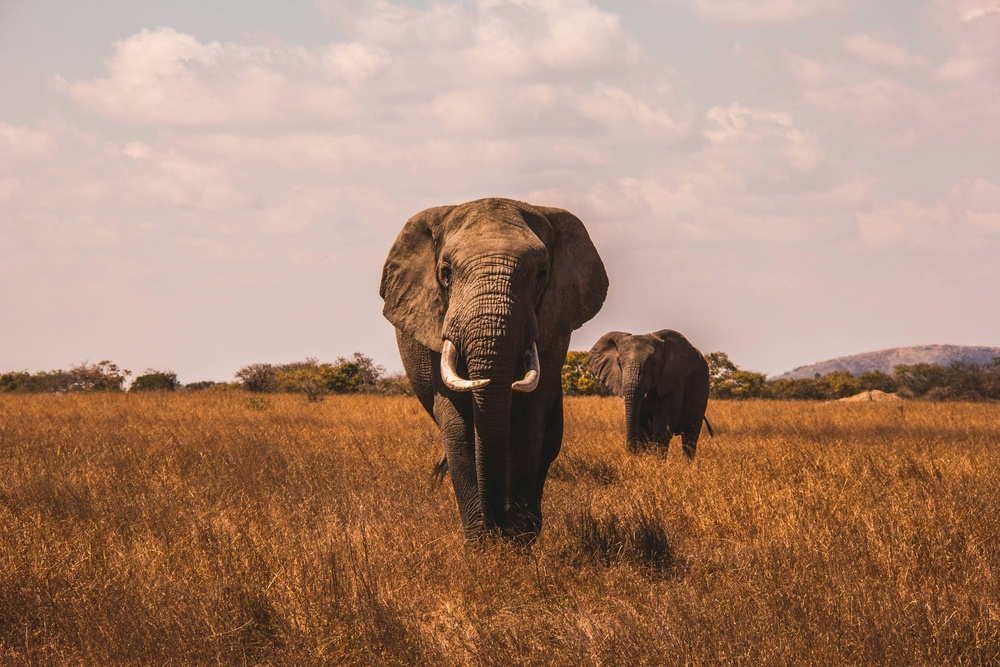
#> input picture assets/beispielbilder/aj-robsin-BuQ1RZckYW4-unsplash.jpg, 1000 x 667 px, shrunk from 2048 x 1365 before the run
$ python -i horizon.py   (imports and definitions only)
#> lines starting #> are read from the running program, lines starting #| are printed output that depends on the picture; after the words box and inside, x2 and y2 are one past the last pixel; in counts of white or black regions, pixels touching at a corner belong together
#> further down, picture is the input picture: PIL image 1000x667 RGB; mean R, G, B 170.4, 135.5, 115.4
from __future__ import annotations

import math

import numpy as np
from PIL import Image

# Eigenstaendiges Modul (analog aesthetics.py) - haelt den lokalen cv2-Import (siehe
# compute_horizon_tilt_score) auf genau den Importpfad begrenzt, der ihn tatsaechlich braucht,
# dasselbe Muster wie der lokale tensorflow-Import in aesthetics.py bzw. der lokale
# mediapipe-Import in classification.py::_to_mp_image. SICHERHEIT: `cv2.Canny`+`cv2.HoughLinesP`
# werden AUSSCHLIESSLICH auf einem bereits ueber Pillow dekodierten Graustufen-Array angewendet -
# nie `cv2.imread`/`cv2.imdecode`, Pillow bleibt die alleinige Bild-I/O-Bibliothek im Projekt. Die
# historisch CVE-traechtigsten OpenCV-Codepfade (Bild-/Video-Decoder) werden dadurch strukturell
# nicht erreicht.

# Canny-Schwellwerte (unkalibriert dokumentiert, gleiche Klasse wie
# scoring.py::SHARPNESS_REJECT_THRESHOLD und classification.py::UNIFORM_TILE_VARIANCE_THRESHOLD -
# kein Fotokorpus im Repo zur Kalibrierung).
_HORIZON_CANNY_LOW = 50
_HORIZON_CANNY_HIGH = 150

# cv2.HoughLinesP-Parameter (ebenfalls unkalibriert, wie oben).
_HOUGH_RHO = 1.0
_HOUGH_THETA = math.pi / 180
_HOUGH_THRESHOLD = 50
_HOUGH_MIN_LINE_LENGTH = 40
_HOUGH_MAX_LINE_GAP = 10

# Maximale Abweichung von der Horizontalen, ab der eine Hough-Linie ueberhaupt als
# Horizont-Kandidat gilt - schliesst nahezu vertikale Strukturen (Gebaeudekanten, Tuerrahmen) aus,
# die keine Horizont-Kandidaten sind. Grenze selbst zaehlt noch als Kandidat (inklusiver
# Vergleich, `>` statt `>=` beim Ausschluss - konsistent mit der projektweiten
# `>=`-Einschluss-Konvention bei Schwellwertvergleichen, durch Testfall gepinnt).
HORIZON_MAX_CANDIDATE_ANGLE = 45.0

# Maximale Winkelabweichung, ab der der Score auf 0.0 geklemmt wird - eine Linie exakt bei dieser
# Grenze ergibt score == 0.0 (nicht negativ, durch Testfall gepinnt).
HORIZON_MAX_PENALIZED_ANGLE_DEGREES = 15.0

# Kein Kandidat gefunden (z.B. Portrait-Nahaufnahme ohne Linienstruktur) -> neutraler, NIE
# niedriger Fallback (bewusste Abweichung von der goldener_schnitt-Praezedenz): die Abwesenheit
# einer geraden Struktur ist kein Hinweis auf eine schiefe Aufnahme - ein niedriger Fallback wuerde
# eine ganze Klasse legitimer Fotos (z.B. Portraits ohne Horizont) systematisch abwerten.
_NO_CANDIDATE_FALLBACK_SCORE = 0.5


def _line_angle_degrees(x1: float, y1: float, x2: float, y2: float) -> float:
    """Winkel einer Hough-Linie zur Horizontalen in Grad, normiert auf (-90, 90]. Eine
    HoughLinesP-Linie hat keine Richtung (Endpunkt-Reihenfolge (x1,y1)-(x2,y2) ist gleichwertig zu
    (x2,y2)-(x1,y1)) - der rohe atan2-Winkel wird deshalb auf eine Halbebene reduziert, bevor er
    gegen die Kandidaten-/Penalisierungsgrenzen geprueft wird."""
    angle = math.degrees(math.atan2(y2 - y1, x2 - x1))
    if angle > 90:
        angle -= 180
    elif angle <= -90:
        angle += 180
    return angle


def _select_dominant_candidate_angle(lines: np.ndarray | None) -> float | None:
    """Filtert die von cv2.HoughLinesP gelieferten Kandidatenlinien auf
    +-HORIZON_MAX_CANDIDATE_ANGLE und waehlt die LAENGSTE als Gewinner ("laengste Kandidatenlinie
    gewinnt"). `lines` hat je nach cv2-Version die Form (N, 1, 4) oder (N, 4) - `reshape(-1, 4)`
    normiert beide auf dieselbe Iteration, ohne von der genauen Form abzuhaengen.

    Tie-Break bei exakt gleicher Laenge: die ZUERST in `lines` auftretende Linie behaelt Vorrang
    (striktes `>`, nicht `>=`) - macht das Ergebnis deterministisch, sobald `lines` feststeht,
    unabhaengig von einer zwischen cv2-Versionen nicht garantierten internen
    Rueckgabereihenfolge. Bricht in
    tests/test_horizon.py::TestSelectDominantCandidateAngle."""
    if lines is None:
        return None
    best_length = -1.0
    best_angle: float | None = None
    for row in np.asarray(lines).reshape(-1, 4):
        x1, y1, x2, y2 = (float(value) for value in row)
        length = math.hypot(x2 - x1, y2 - y1)
        if length == 0:
            continue
        angle = _line_angle_degrees(x1, y1, x2, y2)
        if abs(angle) > HORIZON_MAX_CANDIDATE_ANGLE:
            continue
        if length > best_length:
            best_length = length
            best_angle = angle
    return best_angle


def _score_from_angle_deviation(angle_degrees: float) -> float:
    """`score = clip(1.0 - |Winkelabweichung| / HORIZON_MAX_PENALIZED_ANGLE_DEGREES, 0, 1)` - eine
    eigene, pure Funktion (analog aesthetics.py::compute_aesthetics_score), damit die Grenzfaelle
    exakt bei/jenseits HORIZON_MAX_PENALIZED_ANGLE_DEGREES unabhaengig von der (rasterungsbedingt
    nie beliebig exakt steuerbaren) echten Hough-Liniengeometrie gepinnt werden koennen."""
    return max(0.0, min(1.0, 1.0 - abs(angle_degrees) / HORIZON_MAX_PENALIZED_ANGLE_DEGREES))


def compute_horizon_tilt_score(image: Image.Image) -> float:
    """`horizont`-Kriterium: cv2.Canny + cv2.HoughLinesP auf der Graustufen-Variante des bereits
    via Pillow geladenen Bildes - lokaler cv2-Import (Modul-Kommentar oben). Kein Modell-Asset,
    kein SHA-256-Test noetig - Canny/Hough sind deterministische, klassische CV-Algorithmen ohne
    trainiertes Gewicht (CriterionSource.LOCAL_HEURISTIC, criteria.py)."""
    import cv2

    grayscale = np.asarray(image.convert("L"))
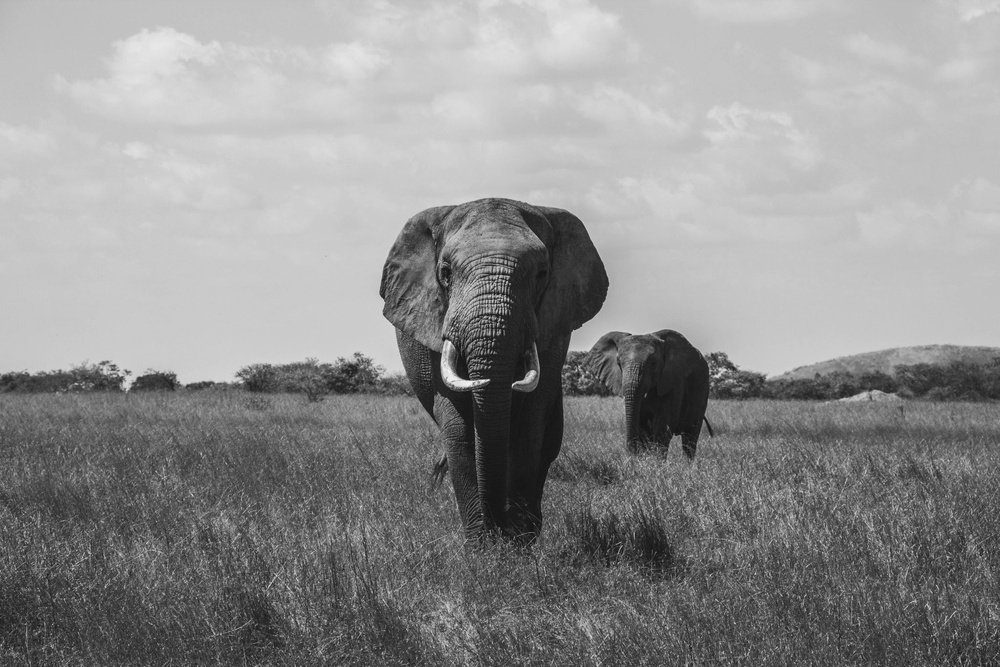
#> grayscale: shape (667, 1000); min 13, max 244, mean 143.6
    edges = cv2.Canny(grayscale, _HORIZON_CANNY_LOW, _HORIZON_CANNY_HIGH)
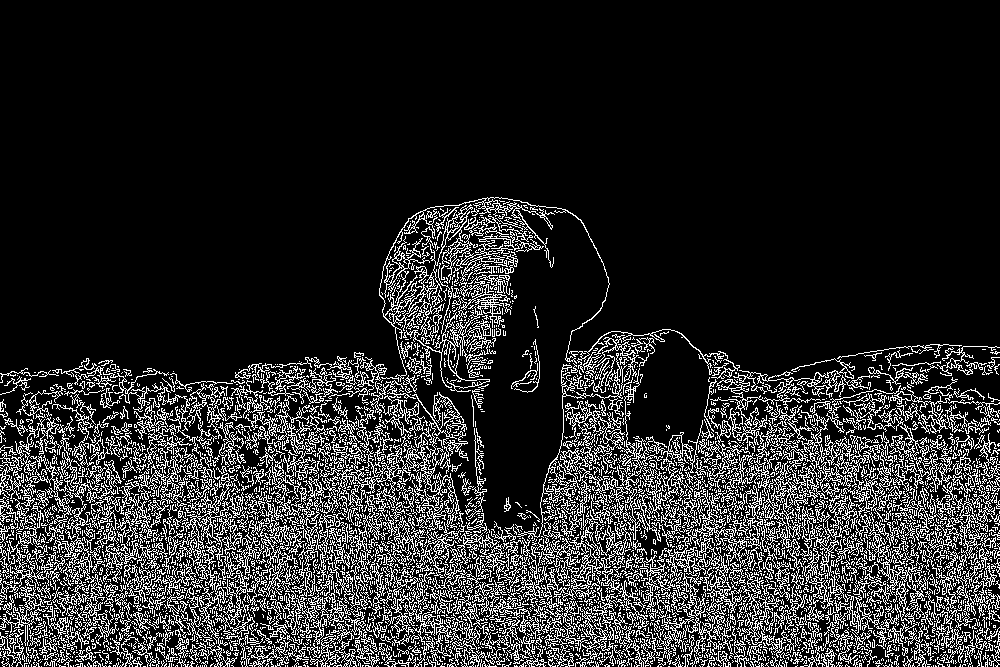
#> edges: shape (667, 1000); 16.1% white in thin lines or dots, all inside (x1, y1, x2, y2) = (0, 197, 1000, 667)
    lines = cv2.HoughLinesP(
        edges,
        _HOUGH_RHO,
        _HOUGH_THETA,
        _HOUGH_THRESHOLD,
        minLineLength=_HOUGH_MIN_LINE_LENGTH,
        maxLineGap=_HOUGH_MAX_LINE_GAP,
    )
#> lines = 1330 rows, first 6: [1, 550, 999, 533], [95, 645, 999, 598], [2, 587, 521, 542], [6, 617, 630, 540], [504, 594, 955, 547], [1, 532, 496, 523]
    angle = _select_dominant_candidate_angle(lines)
#> the loop in _select_dominant_candidate_angle, `for row in np.asarray(lines).reshape(-1, 4):` made 1330 passes
#> (x1, y1, x2, y2, length, angle, best_length, best_angle) on passes 1, 9, 33: (1, 550, 999, 533, 998.1, -0.976, 998.1, -0.976), (1, 591, 999, 539, 999.4, -2.98, 999.4, -2.98), (0, 657, 998, 604, 999.4, -3.04, 999.4, -3.04)
#> (x1, y1, x2, y2, length, angle) on passes 2 to 7: (95, 645, 999, 598, 905.2, -2.98), (2, 587, 521, 542, 520.9, -4.96), (6, 617, 630, 540, 628.7, -7.03), (504, 594, 955, 547, 453.4, -5.95), (1, 532, 496, 523, 495.1, -1.04), (540, 507, 931, 494, 391.2, -1.9)
#> after the loop in _select_dominant_candidate_angle, `for row in np.asarray(lines).reshape(-1, 4):`: best_angle = -3.04; best_length = 999.4
#> angle = -3.04
    if angle is None:
        return _NO_CANDIDATE_FALLBACK_SCORE
    return _score_from_angle_deviation(angle)

>>> from PIL import Image
>>> picture = Image.open('../../../assets/beispielbilder/aj-robsin-BuQ1RZckYW4-unsplash.jpg')
>>> result = compute_horizon_tilt_score(picture)
#> result = 0.797

$ run again, on assets/beispielbilder/charles-robert-k4CfXBfSlNg-unsplash.jpg
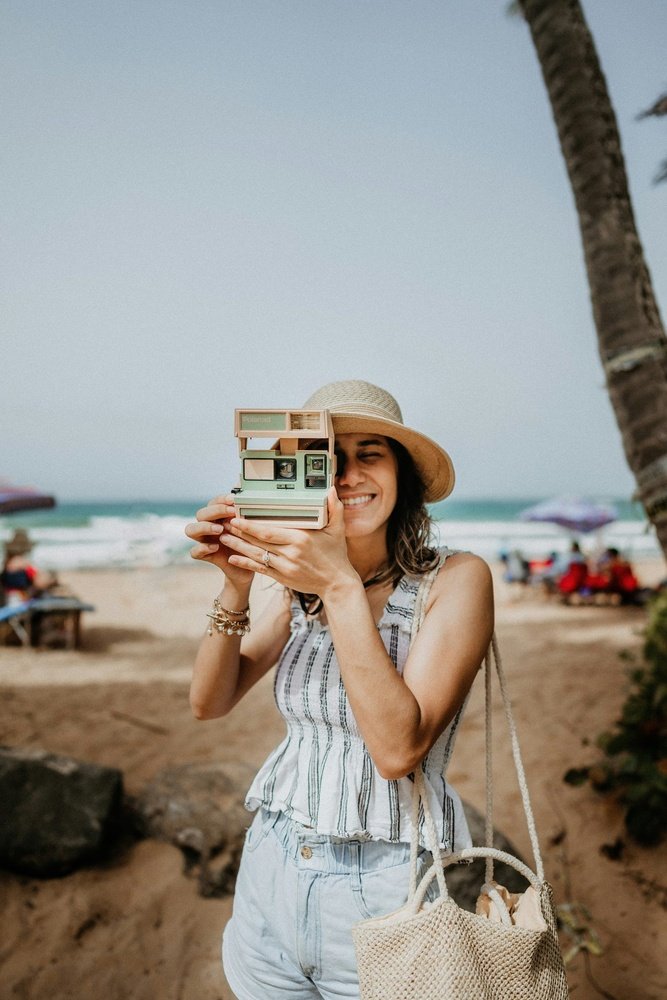
#> input picture assets/beispielbilder/charles-robert-k4CfXBfSlNg-unsplash.jpg, 667 x 1000 px, shrunk from 1365 x 2048 before the run
#> picture is the input picture: PIL image 667x1000 RGB; mean R, G, B 151.7, 148.6, 142.3
#> in compute_horizon_tilt_score, `grayscale = np.asarray(image.convert("L"))`:
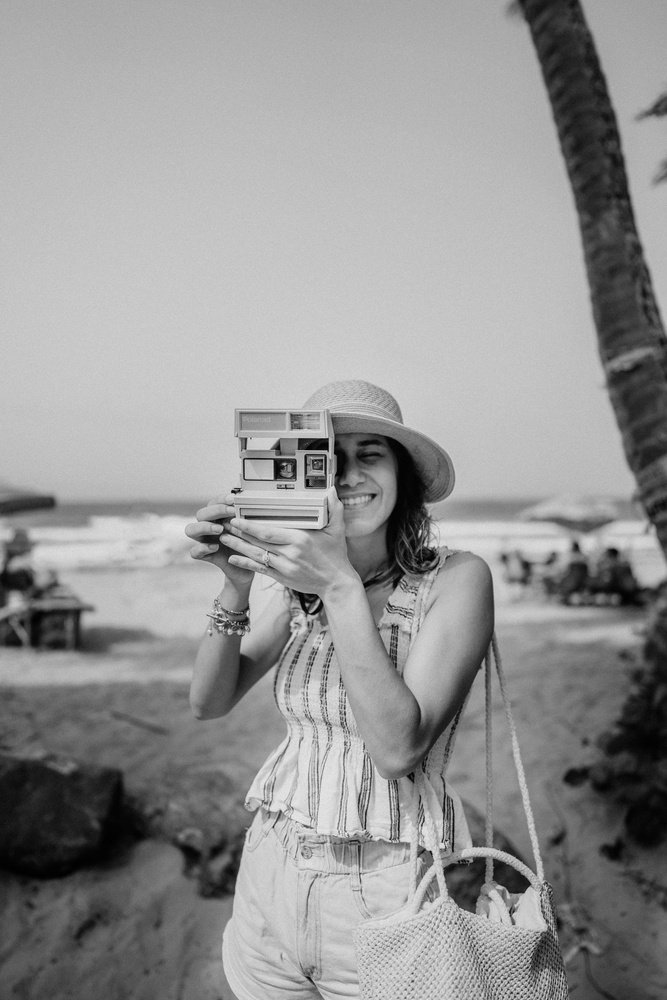
#> grayscale: shape (1000, 667); min 0, max 238, mean 148.8
#> in compute_horizon_tilt_score, `edges = cv2.Canny(grayscale, _HORIZON_CANNY_LOW, _HORIZON_CANNY_HIGH)`:
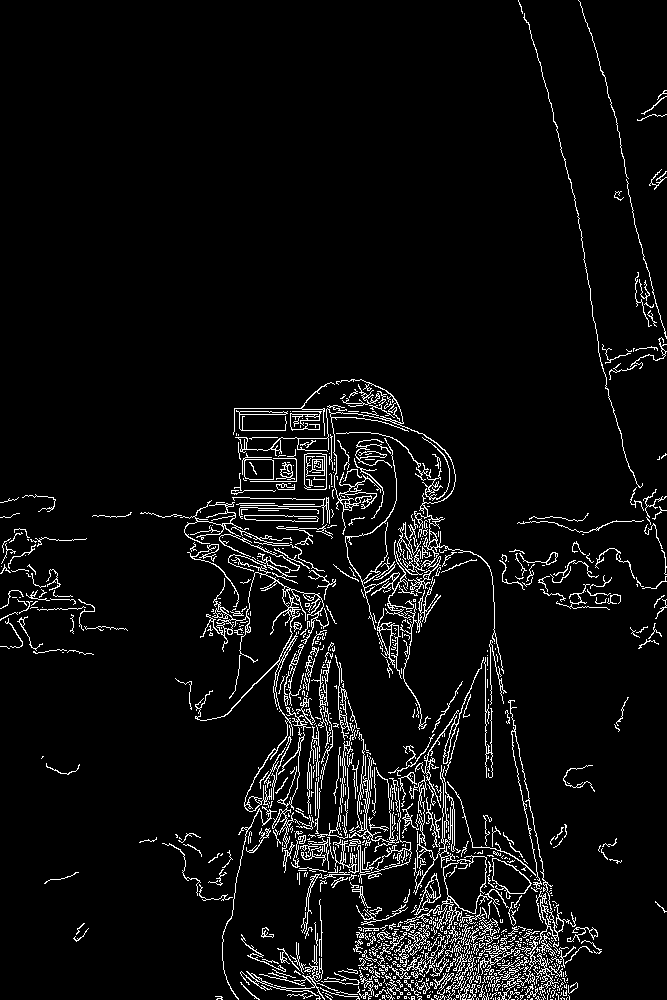
#> edges: shape (1000, 667); 5.4% white in thin lines or dots
#> lines = 459 rows, first 6: [279, 540, 300, 605], [447, 888, 467, 999], [391, 916, 415, 994], [317, 680, 331, 725], [372, 824, 386, 868], [176, 514, 234, 586]
#> the loop in _select_dominant_candidate_angle, `for row in np.asarray(lines).reshape(-1, 4):` made 459 passes
#> (x1, y1, x2, y2, length, angle, best_length, best_angle) on passes 12, 21: (363, 757, 469, 863, 149.9, 45, 149.9, 45), (336, 784, 551, 999, 304.1, 45, 304.1, 45)
#> after the loop in _select_dominant_candidate_angle, `for row in np.asarray(lines).reshape(-1, 4):`: best_angle = 45; best_length = 304.1
#> in compute_horizon_tilt_score, `angle = _select_dominant_candidate_angle(lines)`: angle = 45
#> result = 0

$ run again, on assets/beispielbilder/damiano-baschiera-hFXZ5cNfkOk-unsplash.jpg
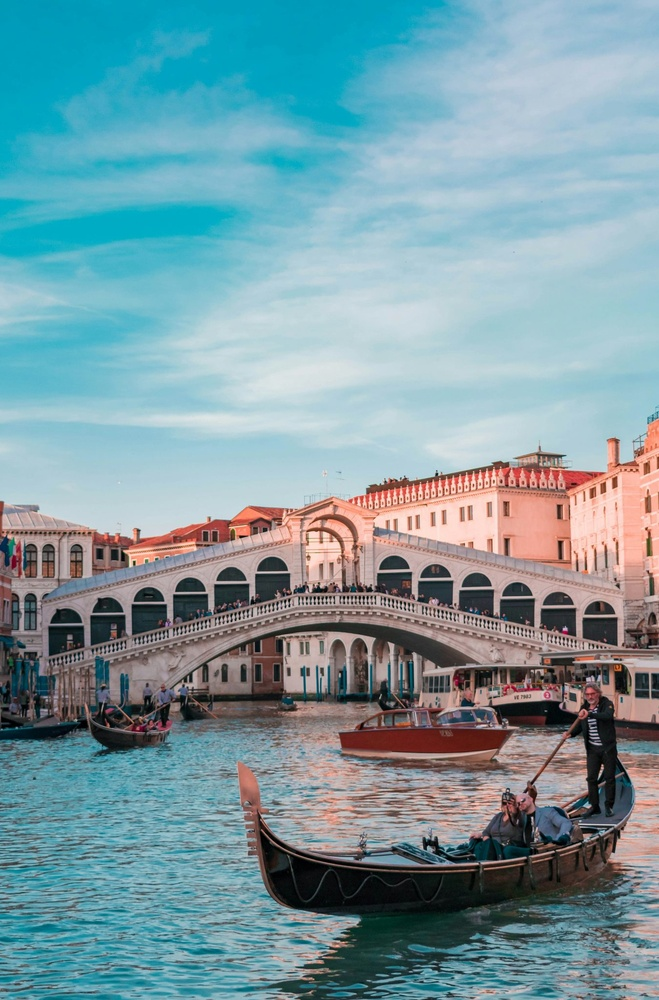
#> input picture assets/beispielbilder/damiano-baschiera-hFXZ5cNfkOk-unsplash.jpg, 659 x 1000 px, shrunk from 1350 x 2048 before the run
#> picture is the input picture: PIL image 659x1000 RGB; mean R, G, B 122.5, 154.4, 162.6
#> in compute_horizon_tilt_score, `grayscale = np.asarray(image.convert("L"))`:
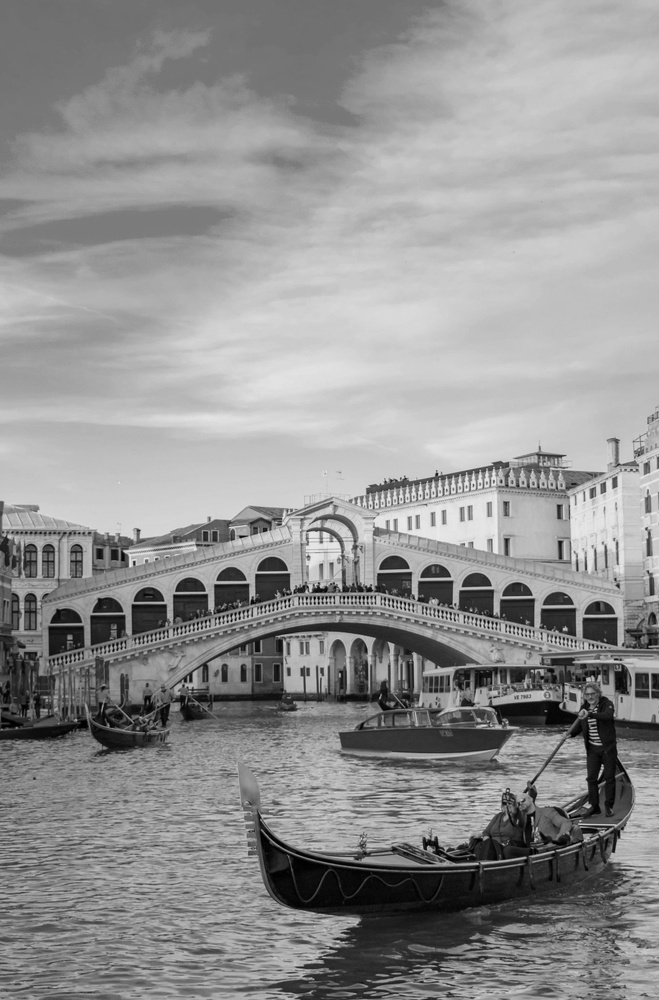
#> grayscale: shape (1000, 659); min 0, max 237, mean 145.8
#> in compute_horizon_tilt_score, `edges = cv2.Canny(grayscale, _HORIZON_CANNY_LOW, _HORIZON_CANNY_HIGH)`:
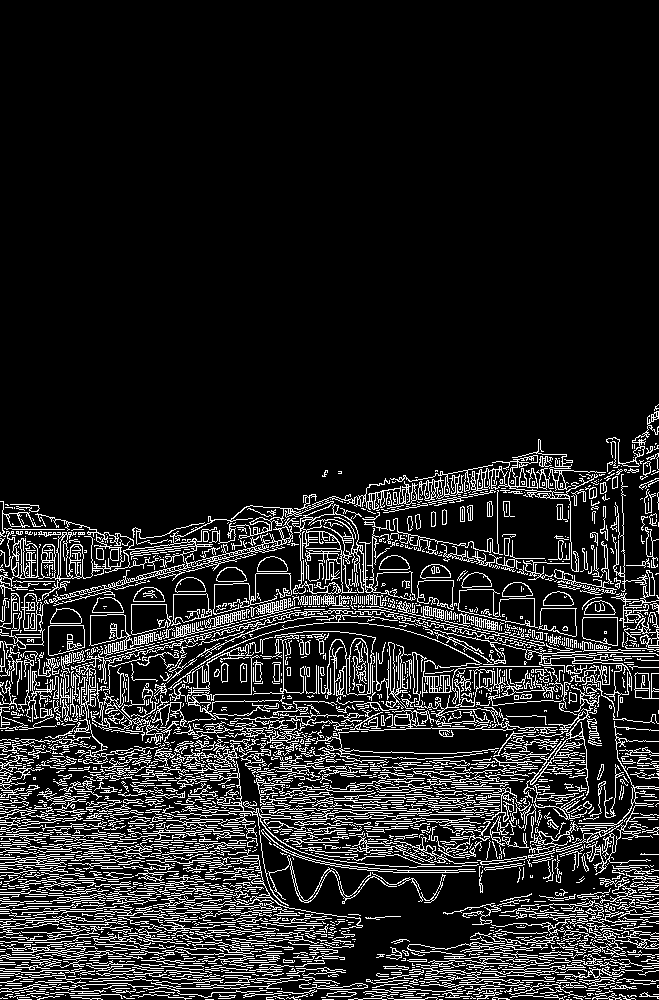
#> edges: shape (1000, 659); 13.2% white in thin lines or dots, all inside (x1, y1, x2, y2) = (0, 404, 659, 1000)
#> lines = 1529 rows, first 6: [240, 671, 444, 875], [0, 924, 133, 888], [160, 920, 301, 779], [98, 788, 404, 482], [109, 927, 238, 798], [401, 810, 514, 760]
#> the loop in _select_dominant_candidate_angle, `for row in np.asarray(lines).reshape(-1, 4):` made 1529 passes
#> (x1, y1, x2, y2, length, angle, best_length, best_angle) on passes 1, 4, 7, 14, 148: (240, 671, 444, 875, 288.5, 45, 288.5, 45), (98, 788, 404, 482, 432.7, -45, 432.7, -45), (72, 995, 415, 652, 485.1, -45, 485.1, -45), (1, 985, 411, 575, 579.8, -45, 579.8, -45), (4, 991, 452, 543, 633.6, -45, 633.6, -45)
#> after the loop in _select_dominant_candidate_angle, `for row in np.asarray(lines).reshape(-1, 4):`: best_angle = -45; best_length = 633.6
#> in compute_horizon_tilt_score, `angle = _select_dominant_candidate_angle(lines)`: angle = -45
#> result = 0
